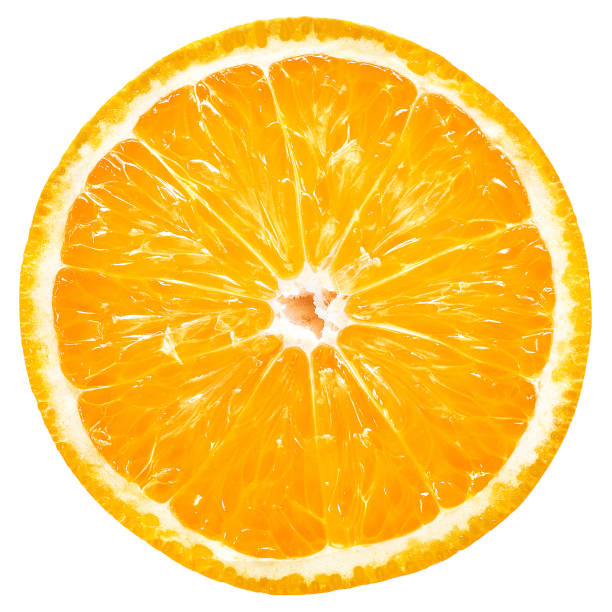
#> input picture 26_CurrentAugmentedSkill/cutmix_image/image4.jpg, 612 x 612 px; its folder holds 4 pictures in this run
$ python cutmix.py
#> lines starting #> are read from the running program, lines starting #| are printed output that depends on the picture
import os

import cv2.cv2
import numpy as np
import random
import cv2
import matplotlib.pyplot as plt

image_path = "./cutmix_image"
index_len = len(os.listdir(image_path))
image_list = os.listdir(image_path)

def load_image(path, index):
#> called with path = './cutmix_image', index = 3
    image = cv2.imread(os.path.join(path, image_list[index]), cv2.cv2.IMREAD_COLOR)
#> image is the input picture: shape (612, 612, 3); mean B, G, R 109.9, 208.9, 253
    image = cv2.cvtColor(image, cv2.COLOR_BGR2RGB).astype(np.float32)
    image /= 255.0

    return image

image = load_image(image_path, 3) # 이미지 개수가 늘어나면 3을 변경해준다. 이미지는 0~3 4개이다.
image_size = image.shape[0]
#> image_size = 612

def cutmix(path, index, imsize):
#> called with path = './cutmix_image', index = 3, imsize = 612
    w, h = imsize, imsize
#> w = 612; h = 612
    s = imsize // 2
#> s = 306

    # 중앙값 랜덤 하게 잡기
    xc, yc = [int(random.uniform(imsize*0.25, imsize*0.75))
              for _ in range(2)] # 256 ~ 768
#> xc = 411; yc = 384

    indexes = [index] + [random.randint(0, index) for _ in range(3)]

    # 검은색 배경의 임의 이미지 생성 (여기다가 이미지를 붙여넣는 방식)
    return_image = np.full((imsize, imsize, 3), 1, dtype=np.float32) # 3채널짜리 이미지

    for i, index in enumerate(indexes):
        image = load_image(path, index)

        # top left
        if i == 0:
            x1a ,y1a, x2a, y2a = max(xc - w, 0), max(yc - h, 0), xc, yc
#> x1a = 0; y1a = 0; x2a = 411; y2a = 384
            #samll image
            x1b, y1b, x2b, y2b = w - (x2a - x1a), h - (y2a - y1a), w, h
#> x1b = 201; y1b = 228; x2b = 612; y2b = 612

        #top right:
        elif i == 1:
            x1a ,y1a, x2a, y2a = xc, max(yc-h, 0), min(xc+w, s*2), yc
            x1b, y1b, x2b, y2b = 0, h - (y2a - y1a), min(w, x2a - x1a), h

        # bottom left:
        elif i == 2:
            x1a ,y1a, x2a, y2a = max(xc - w, 0), yc, xc, min(s * 2, yc + h)
            x1b, y1b, x2b, y2b = w - (x2a - x1a), 0, max(xc, w), min(y2a - y1a, h)

        elif i == 3:
            x1a ,y1a, x2a, y2a = xc, yc, min(xc + w, s * 2), min(s * 2, yc + h)
            x1b, y1b, x2b, y2b = 0, 0, min(w, x2a - x1a), min(y2a - y1a, h)

        return_image[y1a:y2a, x1a:x2a] = image[y1b:y2b, x1b:x2b]
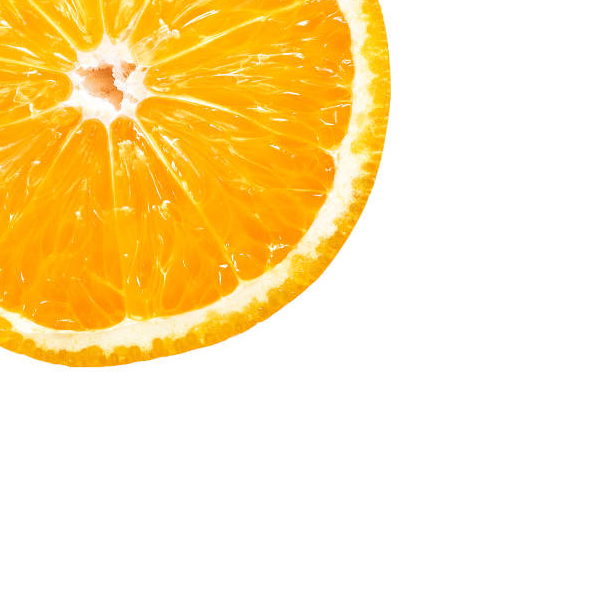
#> return_image: shape (612, 612, 3) float32; mean R, G, B 0.996, 0.91, 0.721
    return return_image

test = cutmix(image_path, 3, image_size)
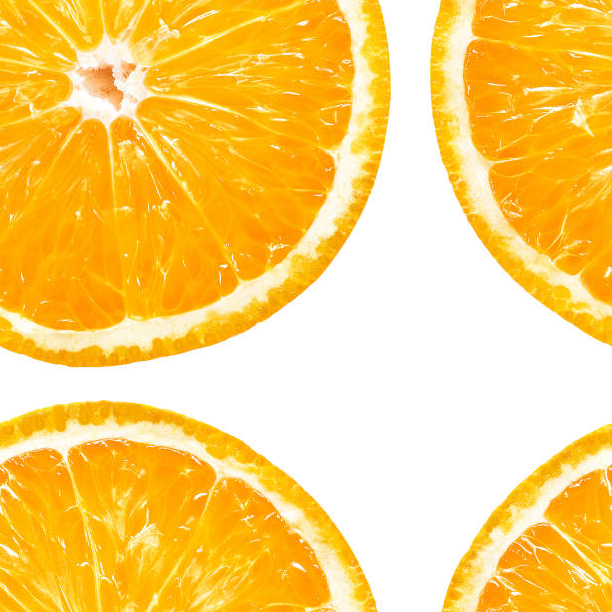
#> test: shape (612, 612, 3) float32; mean R, G, B 0.992, 0.819, 0.431
plt.imshow(test)
plt.show()
